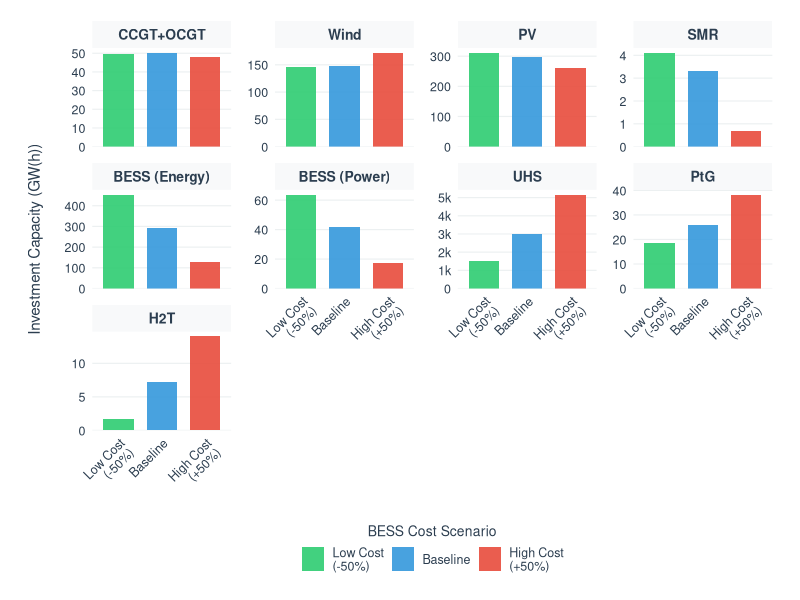
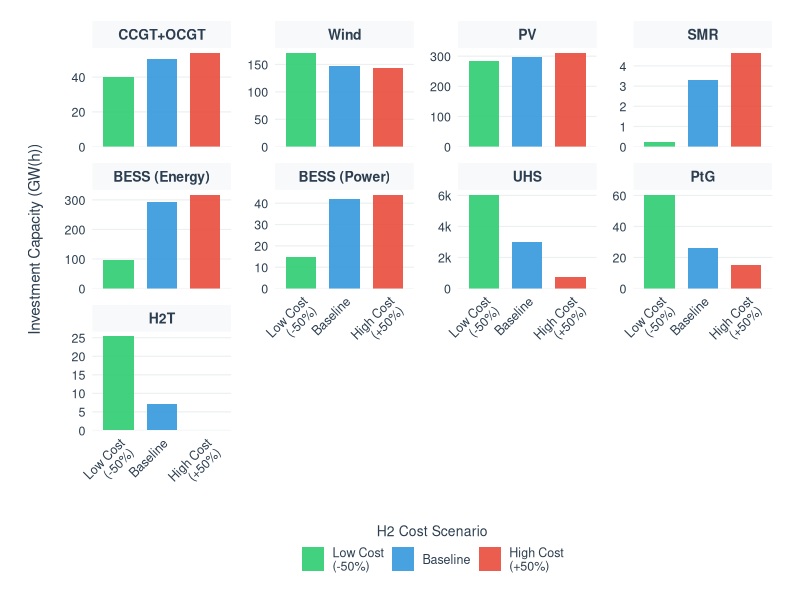
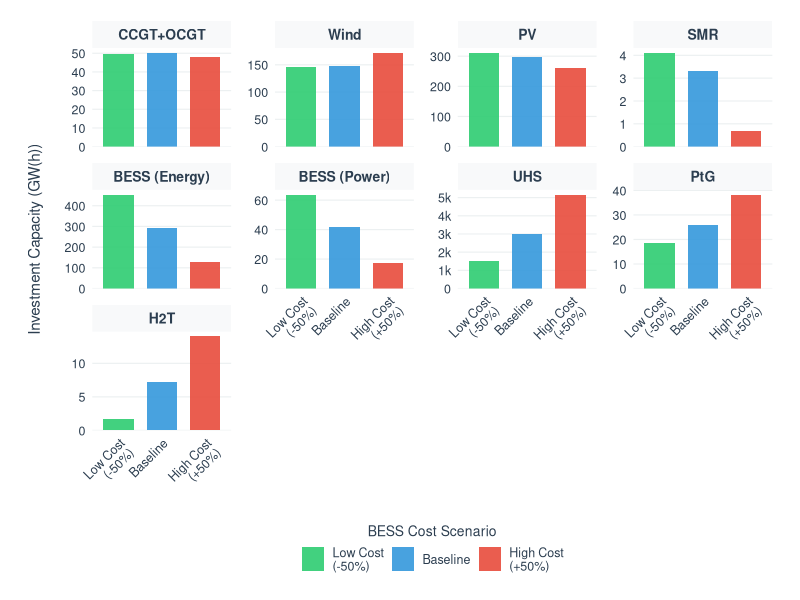
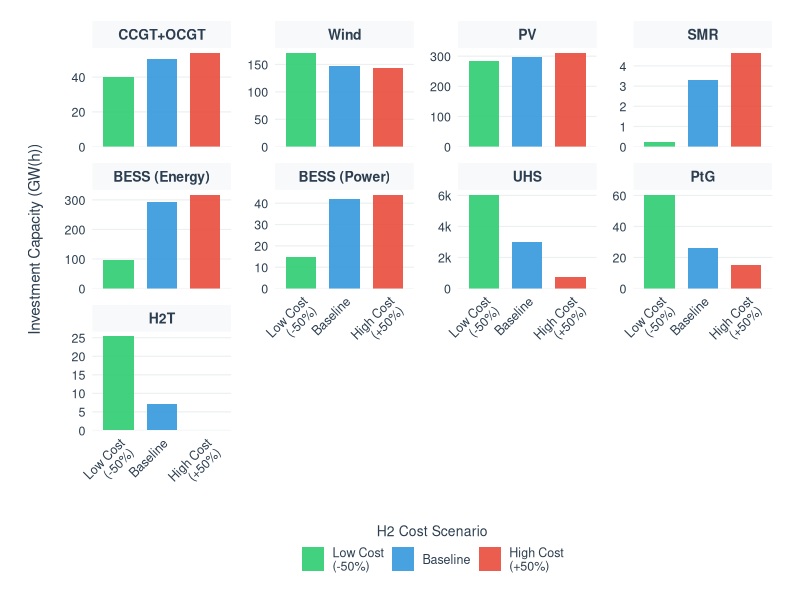

Write R code to recreate these figures, in order.
# Load required libraries
library(ggplot2)
library(dplyr)
library(scales)
library(tidyr)

# Read the CSV files for all three scenarios
high_cost <- read.csv("base_objective_BESS_1.5.csv", header = TRUE, sep=';')  # +50% BESS cost
baseline <- read.csv("base_objective_1.csv", header = TRUE, sep=';')   # Baseline BESS cost  
low_cost <- read.csv("base_objective_BESS_0.5.csv", header = TRUE, sep=';')   # -50% BESS cost

# Clean and prepare the data with grouping
prepare_data <- function(df, scenario_name) {
  df %>%
    select(Technology, x4) %>%
    rename(Investment = x4) %>%
    mutate(
      Investment = as.numeric(Investment),
      # Group technologies as requested
      Tech_Group = case_when(
        Technology %in% c("OCGT", "CCGT") ~ "CCGT+OCGT",
        Technology %in% c("ONWIND", "OFFWIND") ~ "Wind",
        Technology == "UHS" ~ "UHS",
        Technology == "BESS_E" ~ "BESS (Energy)",
        Technology == "BESS_P" ~ "BESS (Power)", 
        Technology == "PtG" ~ "PtG",
        Technology == "H2T" ~ "H2T",
        TRUE ~ Technology
      ),
      Scenario = scenario_name
    ) %>%
    # Sum investments for grouped technologies
    group_by(Tech_Group, Scenario) %>%
    summarise(Investment = sum(Investment, na.rm = TRUE), .groups = 'drop')
}

# Définir un ordre fixe des technologies
tech_order <- c("CCGT+OCGT", "Wind", "PV", "SMR", "BESS (Energy)", "BESS (Power)", 
                "UHS", "PtG", "H2T")

# Combine all scenarios
all_data <- rbind(
  prepare_data(low_cost, "Low Cost\n(-50%)"),
  prepare_data(baseline, "Baseline"),
  prepare_data(high_cost, "High Cost\n(+50%)")
)


# Order scenarios and filter out zero investments
all_data <- all_data %>%
  mutate(
    Scenario = factor(Scenario, levels = c("Low Cost\n(-50%)", "Baseline", "High Cost\n(+50%)")),
    Tech_Group = factor(Tech_Group)
  ) %>%
  # Filter out technologies with zero investment across all scenarios
  group_by(Tech_Group) %>%
  filter(sum(Investment) > 0) %>%
  ungroup()

# Create clean, professional color palette for scenarios
scenario_colors <- c(
  "Low Cost\n(-50%)" = "#2ecc71",    # Green for low cost
  "Baseline" = "#3498db",            # Blue for baseline  
  "High Cost\n(+50%)" = "#e74c3c"    # Red for high cost
)

# Create the main chart - grouped bar chart
p_main <- all_data %>%
  ggplot(aes(x = Tech_Group, y = Investment, fill = Scenario)) +
  geom_col(position = position_dodge(width = 0.8), width = 0.75, alpha = 0.9) +
  scale_fill_manual(values = scenario_colors, name = "BESS Cost Scenario") +
  scale_y_continuous(
    labels = comma_format(scale = 1, accuracy = 1),
    breaks = pretty_breaks(n = 6),
    expand = expansion(mult = c(0, 0.05))
  ) +
  labs(
    x = NULL,
    y = "Investment Capacity (GW(h))",
    caption = "Investment levels across BESS cost scenarios: -50%, baseline, and +50% cost"
  ) +
  theme_minimal(base_size = 12) +
  theme(
    # Clean, professional styling
    panel.grid.major.x = element_blank(),
    panel.grid.minor = element_blank(),
    panel.grid.major.y = element_line(color = "#ecf0f1", size = 0.4),
    panel.background = element_rect(fill = "white", color = NA),
    plot.background = element_rect(fill = "white", color = NA),
    
    # Typography
    axis.text.x = element_text(size = 11, color = "#2c3e50", angle = 45, hjust = 1),
    axis.text.y = element_text(size = 10, color = "#2c3e50"),
    axis.title.y = element_text(size = 12, color = "#2c3e50", margin = margin(r = 15)),
    plot.caption = element_text(size = 9, color = "#7f8c8d", hjust = 0),
    
    # Legend
    legend.position = "bottom",
    legend.title = element_text(size = 11, color = "#2c3e50"),
    legend.text = element_text(size = 10, color = "#2c3e50"),
    legend.margin = margin(t = 15),
    legend.key.size = unit(0.8, "cm"),
    
    # Spacing and margins
    plot.margin = margin(20, 25, 20, 25),
    
    # Remove axis lines for cleaner look
    axis.line = element_blank(),
    panel.border = element_blank()
  ) +
  guides(fill = guide_legend(
    title.position = "top",
    title.hjust = 0.5,
    nrow = 1,
    byrow = TRUE
  ))

# Create a focused version for technologies with significant changes
# Calculate percentage changes for sorting
tech_changes <- all_data %>%
  pivot_wider(names_from = Scenario, values_from = Investment) %>%
  mutate(
    Change_LowToHigh = `High Cost\n(+50%)` - `Low Cost\n(-50%)`,
    Pct_Change = ifelse(`Low Cost\n(-50%)` == 0, 0, 
                        (Change_LowToHigh / `Low Cost\n(-50%)`) * 100),
    Max_Investment = pmax(`Low Cost\n(-50%)`, Baseline, `High Cost\n(+50%)`, na.rm = TRUE)
  ) %>%
  arrange(desc(Max_Investment))

all_data$Tech_Group <- factor(all_data$Tech_Group, levels = tech_order)

# Create the main chart - faceted by technology with free scales
p_final <- all_data %>%
  ggplot(aes(x = Scenario, y = Investment, fill = Scenario)) +
  geom_col(width = 0.7, alpha = 0.9) +
  facet_wrap(~Tech_Group, scales = "free_y", ncol = 4) +
  scale_fill_manual(values = scenario_colors, name = "BESS Cost Scenario") +
  scale_y_continuous(
    labels = function(x) ifelse(abs(x) >= 1000, paste0(round(x/1000, 1), "k"), comma(x, accuracy = 1)),
    breaks = pretty_breaks(n = 4),
    expand = expansion(mult = c(0, 0.05))
  ) +
  labs(
    x = NULL,
    y = "Investment Capacity (GW(h))",
#    caption = "Investment levels across BESS cost scenarios with individual scales per technology"
  ) +
  theme_minimal(base_size = 11) +
  theme(
    # Clean, professional styling
    panel.grid.major.x = element_blank(),
    panel.grid.minor = element_blank(),
    panel.grid.major.y = element_line(color = "#ecf0f1", size = 0.4),
    panel.background = element_rect(fill = "white", color = NA),
    plot.background = element_rect(fill = "white", color = NA),
    
    # Typography
    axis.text.x = element_text(size = 9, color = "#2c3e50", angle = 45, hjust = 1),
    axis.text.y = element_text(size = 9, color = "#2c3e50"),
    axis.title.y = element_text(size = 11, color = "#2c3e50", margin = margin(r = 15)),
    plot.caption = element_text(size = 9, color = "#7f8c8d", hjust = 0),
    
    # Facet styling
    strip.text = element_text(size = 10, face = "bold", color = "#2c3e50"),
    strip.background = element_rect(fill = "#f8f9fa", color = NA),
    
    # Legend
    legend.position = "bottom",
    legend.title = element_text(size = 10, color = "#2c3e50"),
    legend.text = element_text(size = 9, color = "#2c3e50"),
    legend.margin = margin(t = 10),
    legend.key.size = unit(0.6, "cm"),
    
    # Spacing and margins
    panel.spacing = unit(0.8, "lines"),
    plot.margin = margin(15, 20, 20, 20),
    
    # Remove axis lines for cleaner look
    axis.line = element_blank(),
    panel.border = element_blank()
  ) +
  guides(fill = guide_legend(
    title.position = "top",
    title.hjust = 0.5,
    nrow = 1,
    byrow = TRUE
  ))

# Display the plot
print(p_final)

# Save high-quality PDF
ggsave("bess_investment_comparison.pdf", plot = p_final, 
       width = 8, height = 5, dpi = 300, device = "pdf",
       bg = "white")

# Print summary table
cat("Investment Summary by Technology and Scenario (GW):\n")
summary_table <- all_data %>%
  pivot_wider(names_from = Scenario, values_from = Investment) %>%
  arrange(desc(`Baseline`)) %>%
  mutate(across(where(is.numeric), ~ round(.x, 1)))

print(summary_table)

# Print key insights
cat("\nKey Investment Changes (Low Cost to High Cost):\n")
changes <- tech_changes %>%
  select(Tech_Group, `Low Cost\n(-50%)`, `High Cost\n(+50%)`, Change_LowToHigh, Pct_Change) %>%
  arrange(desc(abs(Change_LowToHigh))) %>%
  mutate(across(where(is.numeric), ~ round(.x, 1)))

print(changes)




#########################################################################
## H2
#########################################################################


# Read the CSV files for all three scenarios
high_cost <- read.csv("base_objective_H2_1.5.csv", header = TRUE, sep=';')  # +50% BESS cost
baseline <- read.csv("base_objective_1.csv", header = TRUE, sep=';')   # Baseline BESS cost  
low_cost <- read.csv("base_objective_H2_0.5.csv", header = TRUE, sep=';')   # -50% BESS cost

# Clean and prepare the data with grouping
prepare_data <- function(df, scenario_name) {
  df %>%
    select(Technology, x4) %>%
    rename(Investment = x4) %>%
    mutate(
      Investment = as.numeric(Investment),
      # Group technologies as requested
      Tech_Group = case_when(
        Technology %in% c("OCGT", "CCGT") ~ "CCGT+OCGT",
        Technology %in% c("ONWIND", "OFFWIND") ~ "Wind",
        Technology == "UHS" ~ "UHS",
        Technology == "BESS_E" ~ "BESS (Energy)",
        Technology == "BESS_P" ~ "BESS (Power)", 
        Technology == "PtG" ~ "PtG",
        Technology == "H2T" ~ "H2T",
        TRUE ~ Technology
      ),
      Scenario = scenario_name
    ) %>%
    # Sum investments for grouped technologies
    group_by(Tech_Group, Scenario) %>%
    summarise(Investment = sum(Investment, na.rm = TRUE), .groups = 'drop')
}

# Combine all scenarios
all_data <- rbind(
  prepare_data(low_cost, "Low Cost\n(-50%)"),
  prepare_data(baseline, "Baseline"),
  prepare_data(high_cost, "High Cost\n(+50%)")
)

# Order scenarios and filter out zero investments
all_data <- all_data %>%
  mutate(
    Scenario = factor(Scenario, levels = c("Low Cost\n(-50%)", "Baseline", "High Cost\n(+50%)")),
    Tech_Group = factor(Tech_Group)
  ) %>%
  # Filter out technologies with zero investment across all scenarios
  group_by(Tech_Group) %>%
  filter(sum(Investment) > 0) %>%
  ungroup()

# Create clean, professional color palette for scenarios
scenario_colors <- c(
  "Low Cost\n(-50%)" = "#2ecc71",    # Green for low cost
  "Baseline" = "#3498db",            # Blue for baseline  
  "High Cost\n(+50%)" = "#e74c3c"    # Red for high cost
)

# Create the main chart - grouped bar chart
p_main <- all_data %>%
  ggplot(aes(x = Tech_Group, y = Investment, fill = Scenario)) +
  geom_col(position = position_dodge(width = 0.8), width = 0.75, alpha = 0.9) +
  scale_fill_manual(values = scenario_colors, name = "BESS Cost Scenario") +
  scale_y_continuous(
    labels = comma_format(scale = 1, accuracy = 1),
    breaks = pretty_breaks(n = 6),
    expand = expansion(mult = c(0, 0.05))
  ) +
  labs(
    x = NULL,
    y = "Investment Capacity (GW(h))",
    caption = "Investment levels across H2 cost scenarios: -50%, baseline, and +50% cost"
  ) +
  theme_minimal(base_size = 12) +
  theme(
    # Clean, professional styling
    panel.grid.major.x = element_blank(),
    panel.grid.minor = element_blank(),
    panel.grid.major.y = element_line(color = "#ecf0f1", size = 0.4),
    panel.background = element_rect(fill = "white", color = NA),
    plot.background = element_rect(fill = "white", color = NA),
    
    # Typography
    axis.text.x = element_text(size = 11, color = "#2c3e50", angle = 45, hjust = 1),
    axis.text.y = element_text(size = 10, color = "#2c3e50"),
    axis.title.y = element_text(size = 12, color = "#2c3e50", margin = margin(r = 15)),
    plot.caption = element_text(size = 9, color = "#7f8c8d", hjust = 0),
    
    # Legend
    legend.position = "bottom",
    legend.title = element_text(size = 11, color = "#2c3e50"),
    legend.text = element_text(size = 10, color = "#2c3e50"),
    legend.margin = margin(t = 15),
    legend.key.size = unit(0.8, "cm"),
    
    # Spacing and margins
    plot.margin = margin(20, 25, 20, 25),
    
    # Remove axis lines for cleaner look
    axis.line = element_blank(),
    panel.border = element_blank()
  ) +
  guides(fill = guide_legend(
    title.position = "top",
    title.hjust = 0.5,
    nrow = 1,
    byrow = TRUE
  ))

# Create a focused version for technologies with significant changes
# Calculate percentage changes for sorting
tech_changes <- all_data %>%
  pivot_wider(names_from = Scenario, values_from = Investment) %>%
  mutate(
    Change_LowToHigh = `High Cost\n(+50%)` - `Low Cost\n(-50%)`,
    Pct_Change = ifelse(`Low Cost\n(-50%)` == 0, 0, 
                        (Change_LowToHigh / `Low Cost\n(-50%)`) * 100),
    Max_Investment = pmax(`Low Cost\n(-50%)`, Baseline, `High Cost\n(+50%)`, na.rm = TRUE)
  ) %>%
  arrange(desc(Max_Investment))

all_data$Tech_Group <- factor(all_data$Tech_Group, levels = tech_order)

# Create the main chart - faceted by technology with free scales
p_final <- all_data %>%
  ggplot(aes(x = Scenario, y = Investment, fill = Scenario)) +
  geom_col(width = 0.7, alpha = 0.9) +
  facet_wrap(~Tech_Group, scales = "free_y", ncol = 4) +
  scale_fill_manual(values = scenario_colors, name = "H2 Cost Scenario") +
  scale_y_continuous(
    labels = function(x) ifelse(abs(x) >= 1000, paste0(round(x/1000, 1), "k"), comma(x, accuracy = 1)),
    breaks = pretty_breaks(n = 4),
    expand = expansion(mult = c(0, 0.05))
  ) +
  labs(
    x = NULL,
    y = "Investment Capacity (GW(h))",
    #    caption = "Investment levels across H2 cost scenarios with individual scales per technology"
  ) +
  theme_minimal(base_size = 11) +
  theme(
    # Clean, professional styling
    panel.grid.major.x = element_blank(),
    panel.grid.minor = element_blank(),
    panel.grid.major.y = element_line(color = "#ecf0f1", size = 0.4),
    panel.background = element_rect(fill = "white", color = NA),
    plot.background = element_rect(fill = "white", color = NA),
    
    # Typography
    axis.text.x = element_text(size = 9, color = "#2c3e50", angle = 45, hjust = 1),
    axis.text.y = element_text(size = 9, color = "#2c3e50"),
    axis.title.y = element_text(size = 11, color = "#2c3e50", margin = margin(r = 15)),
    plot.caption = element_text(size = 9, color = "#7f8c8d", hjust = 0),
    
    # Facet styling
    strip.text = element_text(size = 10, face = "bold", color = "#2c3e50"),
    strip.background = element_rect(fill = "#f8f9fa", color = NA),
    
    # Legend
    legend.position = "bottom",
    legend.title = element_text(size = 10, color = "#2c3e50"),
    legend.text = element_text(size = 9, color = "#2c3e50"),
    legend.margin = margin(t = 10),
    legend.key.size = unit(0.6, "cm"),
    
    # Spacing and margins
    panel.spacing = unit(0.8, "lines"),
    plot.margin = margin(15, 20, 20, 20),
    
    # Remove axis lines for cleaner look
    axis.line = element_blank(),
    panel.border = element_blank()
  ) +
  guides(fill = guide_legend(
    title.position = "top",
    title.hjust = 0.5,
    nrow = 1,
    byrow = TRUE
  ))

# Display the plot
print(p_final)

# Save high-quality PDF
ggsave("H2_investment_comparison.pdf", plot = p_final, 
       width = 8, height = 5, dpi = 300, device = "pdf",
       bg = "white")

# Print summary table
cat("Investment Summary by Technology and Scenario (GW):\n")
summary_table <- all_data %>%
  pivot_wider(names_from = Scenario, values_from = Investment) %>%
  arrange(desc(`Baseline`)) %>%
  mutate(across(where(is.numeric), ~ round(.x, 1)))

print(summary_table)

# Print key insights
cat("\nKey Investment Changes (Low Cost to High Cost):\n")
changes <- tech_changes %>%
  select(Tech_Group, `Low Cost\n(-50%)`, `High Cost\n(+50%)`, Change_LowToHigh, Pct_Change) %>%
  arrange(desc(abs(Change_LowToHigh))) %>%
  mutate(across(where(is.numeric), ~ round(.x, 1)))

print(changes)




